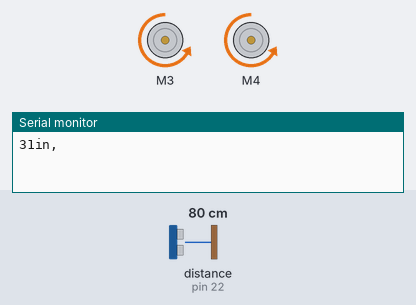
The sketch below on a simulated Arduino Mega 2560, built with avr-gcc and run on an emulated ATmega2560. Shown: 2 × DC motor (green arrow = forward, orange = backward, longer = faster), the last lines printed to the serial monitor. Wiring (inferred from the names in the program): ultrasonic range finder: trigger pin 22; echo pin 22. The test bench sets the inputs (shaded band); at power-on: distance to the obstacle (sensor on pin 22) 80 cm. The echo pulse lasts 58.3 µs per cm.

Above: at 1.2 s.
1.3 s: distance to the obstacle (sensor on pin 22) set to 27 cm
2.8 s: distance to the obstacle (sensor on pin 22) set to 20 cm
At 4.9 s:
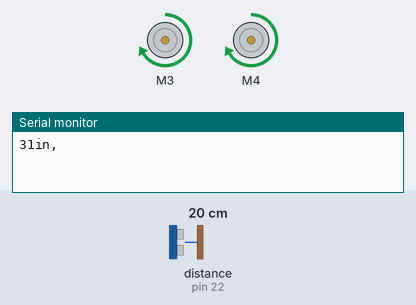
5.3 s: distance to the obstacle (sensor on pin 22) set to 23 cm
6.8 s: distance to the obstacle (sensor on pin 22) set to 28 cm
At 8.0 s:
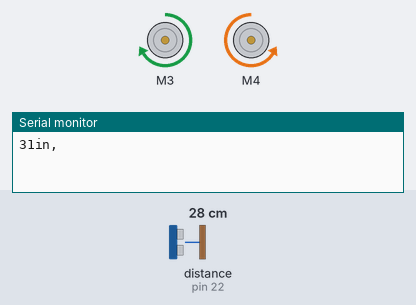
9.8 s: distance to the obstacle (sensor on pin 22) set to 2 cm
At 10.5 s:
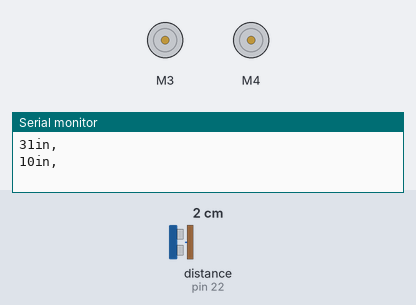
12.3 s: distance to the obstacle (sensor on pin 22) set to 35 cm
At 13.5 s:
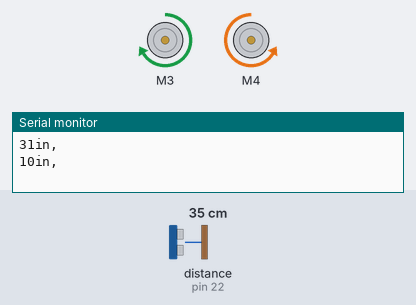
Timing chart, 0 to 16.3 s (numbered marks = the images above; inputs shaded):
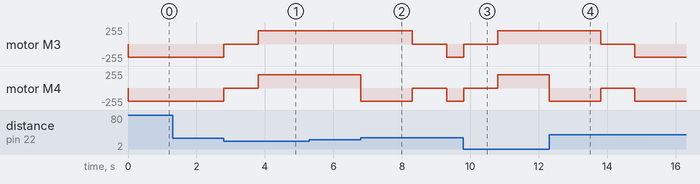

The sketch:

CARRO2.ino
```cpp
#include <AFMotor.h>

AF_DCMotor motor3(3, MOTOR12_1KHZ);
AF_DCMotor motor4(4, MOTOR12_1KHZ);
const int pingPin = 22;
// ------------------------------------------------------------------------------
void setup()
{
  Serial.begin(9600);                 // set up Serial library at 9600 bps

  motor3.setSpeed(200);
  motor4.setSpeed(200);
}
long microsecondsToInches(long microseconds){
  return microseconds / 74 / 2;
}
// ------------------------------------------------------------------------------
long ping ()                       // This is the code that runs the PING ))) Sensor
{
  long duration, inches;
  pinMode(pingPin, OUTPUT);
  digitalWrite(pingPin, LOW);
  delayMicroseconds(2);
  digitalWrite(pingPin, HIGH);
  delayMicroseconds(5);
  digitalWrite(pingPin, LOW);
  pinMode(pingPin, INPUT);
  duration = pulseIn(pingPin, HIGH);
  inches = microsecondsToInches(duration);
  return inches;
} // ------------------------------------------------------------------------------
void forward()                    // This function moves all the wheels forward
{

  motor3.run(BACKWARD);
  motor4.run(BACKWARD);
}
// ------------------------------------------------------------------------------
void backward()                    // This function moves all the wheels backwards
{

  motor3.run(FORWARD);
  motor4.run(FORWARD);
}
// ------------------------------------------------------------------------------
void haltMotors()                   // This function stops all the motors (It is better to stop the motors before changing direction)
{

  motor3.run(RELEASE);
  motor4.run(RELEASE);
}
// ------------------------------------------------------------------------------
void turnRight()                    // This function turns the robot right
{

  motor3.run(FORWARD);
  motor4.run(BACKWARD);
}
// ------------------------------------------------------------------------------
void loop() {                         // This is the main program that will run over and over
  long duration, inches;                // Declare the variables "duration" and "inches"duration = pulseIn(pingPin, HIGH);
  inches = ping();                      // Set the inches variable to the ﬂoat returned by the ping() function.
  Serial.print(inches);
  Serial.print("in, ");
  Serial.println();

  while (inches > 8){                    // While the robot is 8 inches away from an object.
    inches = ping();
    forward();                            // Move the robot forward.
  }
  haltMotors();                         // Stop the motors for 2 seconds, before changing direction.
  delay(1000);
  while (inches < 10){                  // Until the robot is 10 inches away from the object, go backward.
    inches = ping();
    backward();                           // Move the robot backward.
  }
  turnRight();                          // Once the robot is done moving backward, turn the robot right.
  delay(1500);                          // Note!  Change this value (greater or smaller) to adjust how much the robot turns right
  haltMotors();
  delay(1000);
}
```

Measured:
- the behaviour switches between 24 and 23 cm on distance to the obstacle (sensor on pin 22) (found by bisection; images 0 and 1)
- the behaviour switches between 25 and 26 cm on distance to the obstacle (sensor on pin 22) (found by bisection; images 1 and 2)
- after the input at 1.3 s, every drawn part: stays the same
- after the input at 2.8 s, motor M3, motor M4: backward 200/255 → stopped at once, → forward 200/255 1.0 s later
- after the input at 5.3 s, every drawn part: stays the same
- after the input at 6.8 s, motor M3: forward 200/255 → stopped after 1.5 s, → backward 200/255 1.0 s later; motor M4: forward 200/255 → backward 200/255 at once, → stopped 1.5 s later, → backward 200/255 1.0 s later
- after the input at 9.8 s, motor M3, motor M4: backward 200/255 → stopped at once, → forward 200/255 1.0 s later
- after the input at 12.3 s, motor M3: forward 200/255 → stopped after 1.5 s, → backward 200/255 1.0 s later; motor M4: forward 200/255 → backward 200/255 at once, → stopped 1.5 s later, → backward 200/255 1.0 s later
